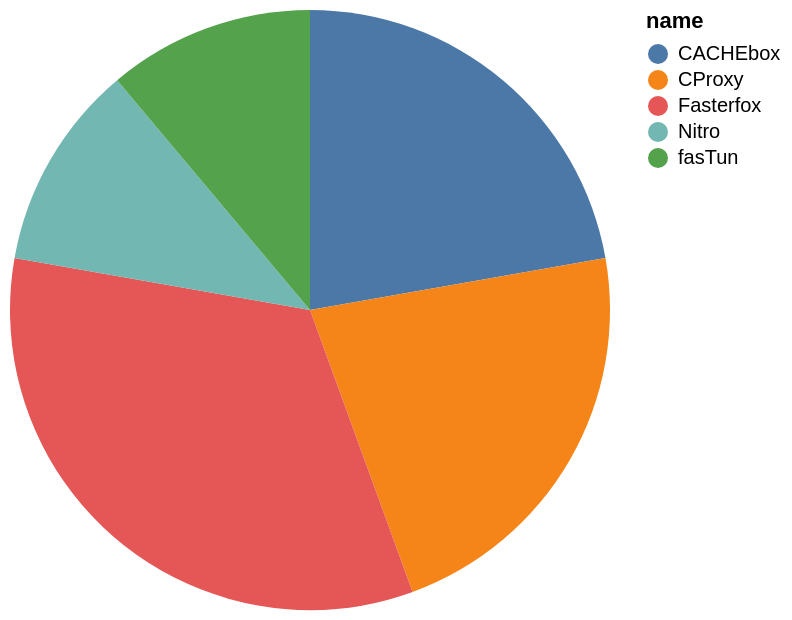

Write a Vega-Lite specification for this figure.
### Vega-Lite specification from a JSON file in a GitHub repository (floating-point values rounded to 4 significant figures)
{"data": {"values": [{"x_data": "CACHEbox", "y_data": 2}, {"x_data": "CProxy", "y_data": 2}, {"x_data": "Fasterfox", "y_data": 3}, {"x_data": "Nitro", "y_data": 1}, {"x_data": "fasTun", "y_data": 1}]}, "mark": "arc", "encoding": {"theta": {"field": "y_data", "type": "quantitative", "title": "COUNT(name)"}, "color": {"field": "x_data", "type": "nominal", "title": "name"}}}
